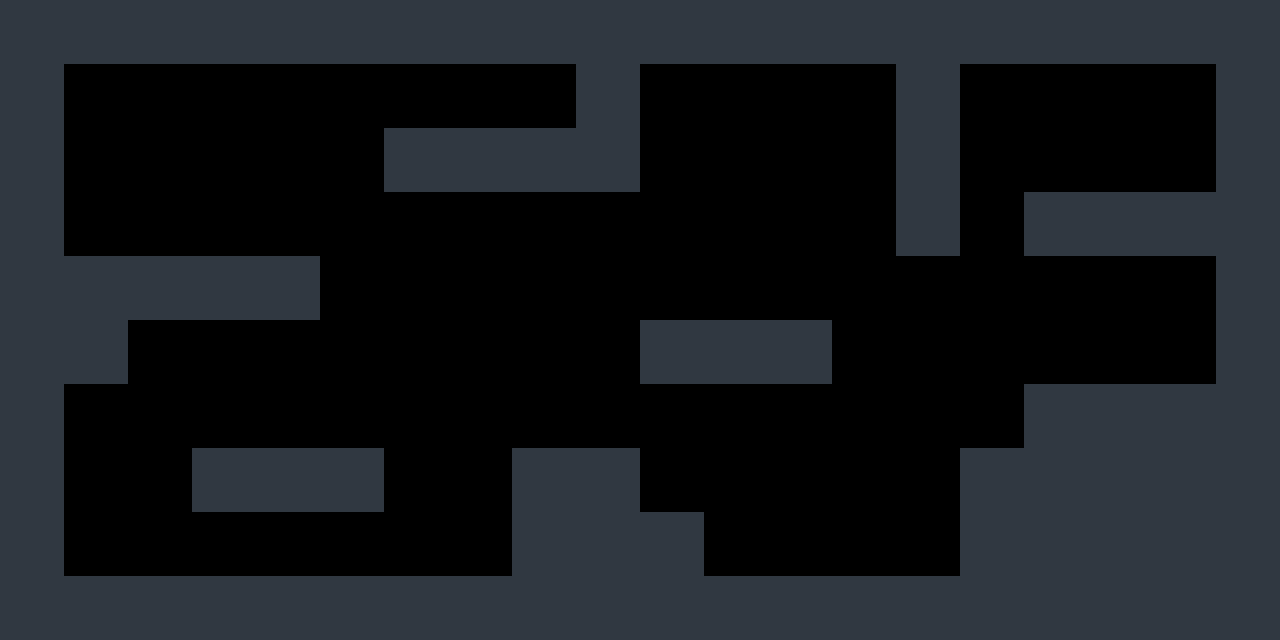

The image is a tile-based game level rendered from a .tmx file. Its description and complete source (layers, tilesets, objects, tile grids) follow:
An orthogonal 20x10 tile map with 64x64 px tiles, 1 tile layer (Kachelebene 1).

<map version="1.0" orientation="orthogonal" renderorder="right-down" width="20" height="10" tilewidth="64" tileheight="64" nextobjectid="1">
 <tileset firstgid="1" name="assets" tilewidth="64" tileheight="64" tilecount="1">
  <tile id="0">
   <image width="64" height="64" source="../../assets/Tiles/Blue tiles/tileBlue_03.png" />
  </tile>
 </tileset>
 <layer name="Kachelebene 1" width="20" height="10">
  <data>
   <tile gid="1" />
   <tile gid="1" />
   <tile gid="1" />
   <tile gid="1" />
   <tile gid="1" />
   <tile gid="1" />
   <tile gid="1" />
   <tile gid="1" />
   <tile gid="1" />
   <tile gid="1" />
   <tile gid="1" />
   <tile gid="1" />
   <tile gid="1" />
   <tile gid="1" />
   <tile gid="1" />
   <tile gid="1" />
   <tile gid="1" />
   <tile gid="1" />
   <tile gid="1" />
   <tile gid="1" />
   <tile gid="1" />
   <tile gid="0" />
   <tile gid="0" />
   <tile gid="0" />
   <tile gid="0" />
   <tile gid="0" />
   <tile gid="0" />
   <tile gid="0" />
   <tile gid="0" />
   <tile gid="1" />
   <tile gid="0" />
   <tile gid="0" />
   <tile gid="0" />
   <tile gid="0" />
   <tile gid="1" />
   <tile gid="0" />
   <tile gid="0" />
   <tile gid="0" />
   <tile gid="0" />
   <tile gid="1" />
   <tile gid="1" />
   <tile gid="0" />
   <tile gid="0" />
   <tile gid="0" />
   <tile gid="0" />
   <tile gid="0" />
   <tile gid="1" />
   <tile gid="1" />
   <tile gid="1" />
   <tile gid="1" />
   <tile gid="0" />
   <tile gid="0" />
   <tile gid="0" />
   <tile gid="0" />
   <tile gid="1" />
   <tile gid="0" />
   <tile gid="0" />
   <tile gid="0" />
   <tile gid="0" />
   <tile gid="1" />
   <tile gid="1" />
   <tile gid="0" />
   <tile gid="0" />
   <tile gid="0" />
   <tile gid="0" />
   <tile gid="0" />
   <tile gid="0" />
   <tile gid="0" />
   <tile gid="0" />
   <tile gid="0" />
   <tile gid="0" />
   <tile gid="0" />
   <tile gid="0" />
   <tile gid="0" />
   <tile gid="1" />
   <tile gid="0" />
   <tile gid="1" />
   <tile gid="1" />
   <tile gid="1" />
   <tile gid="1" />
   <tile gid="1" />
   <tile gid="1" />
   <tile gid="1" />
   <tile gid="1" />
   <tile gid="1" />
   <tile gid="0" />
   <tile gid="0" />
   <tile gid="0" />
   <tile gid="0" />
   <tile gid="0" />
   <tile gid="0" />
   <tile gid="0" />
   <tile gid="0" />
   <tile gid="0" />
   <tile gid="0" />
   <tile gid="0" />
   <tile gid="0" />
   <tile gid="0" />
   <tile gid="0" />
   <tile gid="1" />
   <tile gid="1" />
   <tile gid="1" />
   <tile gid="0" />
   <tile gid="0" />
   <tile gid="0" />
   <tile gid="0" />
   <tile gid="0" />
   <tile gid="0" />
   <tile gid="0" />
   <tile gid="0" />
   <tile gid="1" />
   <tile gid="1" />
   <tile gid="1" />
   <tile gid="0" />
   <tile gid="0" />
   <tile gid="0" />
   <tile gid="0" />
   <tile gid="0" />
   <tile gid="0" />
   <tile gid="1" />
   <tile gid="1" />
   <tile gid="0" />
   <tile gid="0" />
   <tile gid="0" />
   <tile gid="0" />
   <tile gid="0" />
   <tile gid="0" />
   <tile gid="0" />
   <tile gid="0" />
   <tile gid="0" />
   <tile gid="0" />
   <tile gid="0" />
   <tile gid="0" />
   <tile gid="0" />
   <tile gid="0" />
   <tile gid="0" />
   <tile gid="1" />
   <tile gid="1" />
   <tile gid="1" />
   <tile gid="1" />
   <tile gid="1" />
   <tile gid="0" />
   <tile gid="0" />
   <tile gid="1" />
   <tile gid="1" />
   <tile gid="1" />
   <tile gid="0" />
   <tile gid="0" />
   <tile gid="1" />
   <tile gid="1" />
   <tile gid="0" />
   <tile gid="0" />
   <tile gid="0" />
   <tile gid="0" />
   <tile gid="0" />
   <tile gid="1" />
   <tile gid="1" />
   <tile gid="1" />
   <tile gid="1" />
   <tile gid="1" />
   <tile gid="1" />
   <tile gid="0" />
   <tile gid="0" />
   <tile gid="0" />
   <tile gid="0" />
   <tile gid="0" />
   <tile gid="0" />
   <tile gid="0" />
   <tile gid="1" />
   <tile gid="1" />
   <tile gid="1" />
   <tile gid="0" />
   <tile gid="0" />
   <tile gid="0" />
   <tile gid="0" />
   <tile gid="1" />
   <tile gid="1" />
   <tile gid="1" />
   <tile gid="1" />
   <tile gid="1" />
   <tile gid="1" />
   <tile gid="1" />
   <tile gid="1" />
   <tile gid="1" />
   <tile gid="1" />
   <tile gid="1" />
   <tile gid="1" />
   <tile gid="1" />
   <tile gid="1" />
   <tile gid="1" />
   <tile gid="1" />
   <tile gid="1" />
   <tile gid="1" />
   <tile gid="1" />
   <tile gid="1" />
   <tile gid="1" />
   <tile gid="1" />
   <tile gid="1" />
   <tile gid="1" />
   <tile gid="1" />
  </data>
 </layer>
</map>
